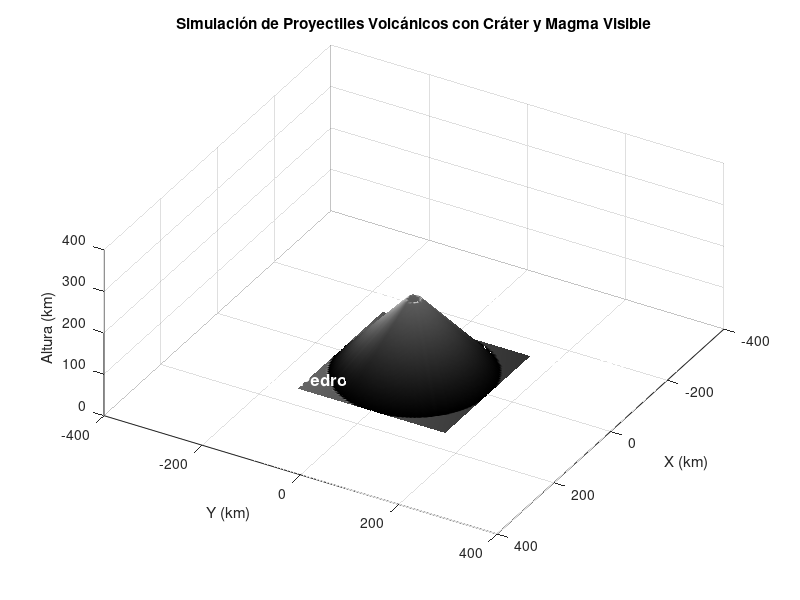

Write MATLAB code to recreate this figure. (Note: this script raises an error after producing the figure.)
% FORMA DEL VOLCÁN
n = 100;                  % Resolución
altura_pico = 196;        
radio_base = 150;         
apertura = 1;             % Controla la forma

[X, Y] = meshgrid(linspace(-radio_base, radio_base, n));
R = sqrt(X.^2 + Y.^2);

altura_base = altura_pico * (1 - (R / radio_base).^apertura);
altura_base(R > radio_base) = 0;

crater_outer = 12;        
crater_inner = 5;         
crater_profundidad = 35;  

crater_mask_outer = R <= crater_outer;
perfil = zeros(size(R));
perfil(crater_mask_outer) = (1 - (R(crater_mask_outer) / crater_outer).^2);

altura_con_crater = altura_base;
altura_con_crater(crater_mask_outer) = altura_con_crater(crater_mask_outer) - crater_profundidad * perfil(crater_mask_outer);

crater_mask_inner = R <= crater_inner;
pozo_extra = 15;  
altura_con_crater(crater_mask_inner) = altura_con_crater(crater_mask_inner) - pozo_extra;

Z = altura_con_crater;
Z(Z < 0) = 0;

% Parámetros Iniciales
g = 9.81;                  
densidad = 0.81;           
Cd = 0.62;                 
diametro = 0.0697;         
area = pi*(diametro/2)^2;  
D = -0.5*area*densidad*Cd; 

dt = 0.01;                  
tmax = 300;                 
crater_elevation = max(Z(:));  % Altura del cráter (se usa como origen)

% Rangos para valores aleatorios
num_proyectiles = 15;
v0min = 30;              
v0max = 50;              
inclinacionmin = 30;      
inclinacionmax = 65;      
rotacionmin = 0;          
rotacionmax = 360;        
masamin = 0.13;           
masamax = 0.5;  

% Crear figura
figure;

try
    % Cargar la textura
    textura = imread('Volcan.jpg');
    textura_resized = imresize(textura, [n, n]);
    surf(X, Y, Z, textura_resized, 'FaceColor', 'texturemap', 'EdgeColor', 'none');
    material dull;
catch ME
    warning('Error al cargar textura: %s', ME.message);
    surf(X, Y, Z);
    colormap(gray);
    shading interp;
end

lighting gouraud;
camlight('headlight');
xlabel('X (km)');
ylabel('Y (km)');
zlabel('Altura (km)');
title('Simulación de Proyectiles Volcánicos con Cráter y Magma Visible');
axis([-400 400 -400 400 0 400]);
hold on;
grid on;
view(120, 55);

% Se agregan comunidades y sus posiciones
ciudades = {
    -150, -170, 0, 'San Juan Alotenango';
    180, -200, 0, 'San Pedro Yepocapa';
    -120, 210, 0, 'El Rodeo'
};

% Marcar cada ciudad en la figura 3D
for i = 1:size(ciudades, 1)
    x = ciudades{i, 1};
    y = ciudades{i, 2};
    z = ciudades{i, 3};
    nombre = ciudades{i, 4};
    
    % Etiqueta
    text(x, y, z + 20, nombre,'FontSize', 12, 'FontWeight', 'bold', 'Color', 'white');
end
% Definir aleatorios y método de euler
trayectorias = cell(num_proyectiles, 1);
max_puntos = 0;
puntos_impacto_x = [];  
puntos_impacto_y = [];  

for i = 1:num_proyectiles
    v0 = v0min + (v0max - v0min)*rand();
    theta = inclinacionmin + (inclinacionmax - inclinacionmin)*rand();
    gamma = rotacionmin + (rotacionmax - rotacionmin)*rand();
    masa = masamin + (masamax - masamin)*rand();
    
    vx = v0 * cosd(theta) * sind(gamma);
    vy = v0 * cosd(theta) * cosd(gamma);
    vz = v0 * sind(theta);
    
    x = 0; y = 0; z = crater_elevation;
    
    x_tray = x;
    y_tray = y;
    z_tray = z;
    
    t = 0;
    
    while t < tmax && z > 0
        v = sqrt(vx^2 + vy^2 + vz^2);
        
        ax = (D/masa) * v * vx;
        ay = (D/masa) * v * vy;
        az = -g - (D/masa) * v * vz;
        
        vx = vx + ax * dt;
        vy = vy + ay * dt;
        vz = vz + az * dt;
        
        x = x + vx * dt;
        y = y + vy * dt;
        z = z + vz * dt;
        t = t + dt;
        
        z_terreno = interp2(X, Y, Z, x, y, 'linear', NaN);
        if ~isnan(z_terreno) && z <= z_terreno
            z = z_terreno;
            x_tray(end+1) = x;
            y_tray(end+1) = y;
            z_tray(end+1) = z;
            break;
        end
        
        x_tray(end+1) = x;
        y_tray(end+1) = y;
        z_tray(end+1) = max(z, 0);
    end
    
    trayectorias{i}.x = x_tray;
    trayectorias{i}.y = y_tray;
    trayectorias{i}.z = z_tray;
    
    % Guardar punto de impacto para mapa de riesgo
    puntos_impacto_x(end+1) = x_tray(end);
    puntos_impacto_y(end+1) = y_tray(end);
    
    max_puntos = max(max_puntos, length(x_tray));
end
% ANIMACIÓN
lineas = gobjects(num_proyectiles, 1);
marcadores = gobjects(num_proyectiles, 1);

for i = 1:num_proyectiles
    lineas(i) = plot3(nan, nan, nan, 'LineWidth', 2, 'Color', 'r');
    marcadores(i) = plot3(nan, nan, nan, 'o', 'MarkerSize', 10, 'MarkerFaceColor', 'r', 'MarkerEdgeColor', 'k');
end

velocidad_animacion = 20;

for frame = 1:velocidad_animacion:max_puntos
    for i = 1:num_proyectiles
        n_puntos = min(frame, length(trayectorias{i}.x));
        if n_puntos > 0
            set(lineas(i), 'XData', trayectorias{i}.x(1:n_puntos),'YData', trayectorias{i}.y(1:n_puntos),'ZData', trayectorias{i}.z(1:n_puntos));
            set(marcadores(i), 'XData', trayectorias{i}.x(n_puntos),'YData', trayectorias{i}.y(n_puntos), 'ZData', trayectorias{i}.z(n_puntos));
        end
    end
    drawnow;
    pause(0.01);
end

for i = 1:num_proyectiles
    set(marcadores(i), 'XData', trayectorias{i}.x(end),'YData', trayectorias{i}.y(end),'ZData', trayectorias{i}.z(end));
end

hold off;

% Mapa de Riesgo
figure('Name', 'Mapa de Riesgo Volcánico');

% Crear grid para el mapa de densidad
grid_resolution = 50;
x_grid = linspace(-400, 400, grid_resolution);
y_grid = linspace(-400, 400, grid_resolution);
[X_grid, Y_grid] = meshgrid(x_grid, y_grid);

% Calcular densidad de impactos
sigma = 30;  
densidad = zeros(size(X_grid));

for i = 1:length(puntos_impacto_x)
    % Calcular la contribución de cada impacto a todo el grid
    distancia = sqrt((X_grid - puntos_impacto_x(i)).^2 + (Y_grid - puntos_impacto_y(i)).^2);
    densidad = densidad + exp(-(distancia.^2) / (2 * sigma^2));
end

% Normalizar densidad
densidad = densidad / max(densidad(:));

% Crear el mapa de calor
contourf(X_grid, Y_grid, densidad, 20, 'LineStyle', 'none');
hold on;

% Colormap de riesgo (amarillo -> naranja -> rojo)
n_colors = 256;
cmap_riesgo = [ones(n_colors, 1), linspace(1, 0, n_colors)', zeros(n_colors, 1)];
colormap(cmap_riesgo);

% Crear colorbar y agregar etiqueta
cbar = colorbar;
ylabel(cbar, 'Nivel de Riesgo');

% Dibujar contorno del volcán
theta_volcan = linspace(0, 2*pi, 100);
x_volcan = radio_base * cos(theta_volcan);
y_volcan = radio_base * sin(theta_volcan);
plot(x_volcan, y_volcan, 'k-', 'LineWidth', 2);

% Agregar ciudades al mapa de riesgo
for i = 1:size(ciudades, 1)
    x = ciudades{i, 1};
    y = ciudades{i, 2};
    nombre = ciudades{i, 4};
    
    % Punto de la ciudad (círculo negro)
    plot(x, y, 'o', 'MarkerSize', 12, 'MarkerFaceColor', 'black');
    
    % Etiqueta con fondo blanco para mejor legibilidad
    text(x + 15, y + 15, nombre,'FontSize', 11, 'FontWeight', 'bold', 'Color', 'black');
end

% Etiquetas y título
xlabel('X (km)');
ylabel('Y (km)');
title('Mapa de Riesgo Volcánico - Densidad de Impactos');
axis equal;
grid on;
hold off;